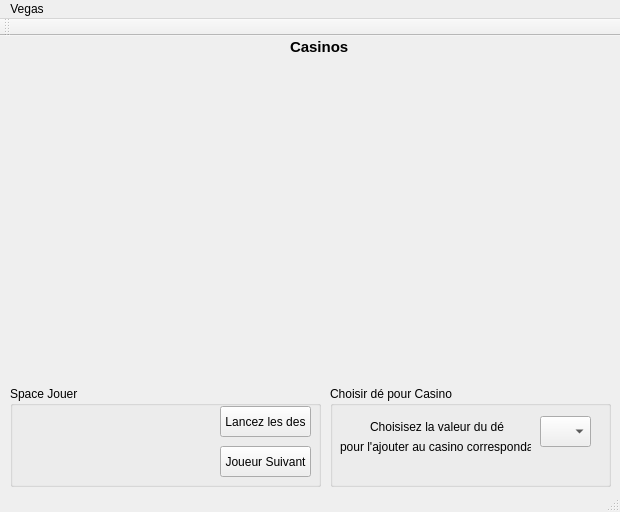
<?xml version="1.0" encoding="UTF-8"?>
<ui version="4.0">
 <class>MainWindow</class>
 <widget class="QMainWindow" name="MainWindow">
  <property name="geometry">
   <rect>
    <x>0</x>
    <y>0</y>
    <width>620</width>
    <height>512</height>
   </rect>
  </property>
  <property name="windowTitle">
   <string>MainWindow</string>
  </property>
  <widget class="QWidget" name="centralWidget">
   <widget class="QWidget" name="verticalLayoutWidget">
    <property name="geometry">
     <rect>
      <x>10</x>
      <y>100</y>
      <width>601</width>
      <height>241</height>
     </rect>
    </property>
    <layout class="QVBoxLayout" name="game_graphics"/>
   </widget>
   <widget class="QGroupBox" name="groupBox">
    <property name="geometry">
     <rect>
      <x>10</x>
      <y>350</y>
      <width>311</width>
      <height>101</height>
     </rect>
    </property>
    <property name="title">
     <string>Space Jouer</string>
    </property>
    <widget class="QPushButton" name="b_throw">
     <property name="geometry">
      <rect>
       <x>210</x>
       <y>20</y>
       <width>91</width>
       <height>31</height>
      </rect>
     </property>
     <property name="text">
      <string>Lancez les des</string>
     </property>
    </widget>
    <widget class="QPushButton" name="b_nextPlayer">
     <property name="geometry">
      <rect>
       <x>210</x>
       <y>60</y>
       <width>91</width>
       <height>31</height>
      </rect>
     </property>
     <property name="text">
      <string>Joueur Suivant</string>
     </property>
    </widget>
    <widget class="QWidget" name="horizontalLayoutWidget">
     <property name="geometry">
      <rect>
       <x>9</x>
       <y>20</y>
       <width>191</width>
       <height>71</height>
      </rect>
     </property>
     <layout class="QHBoxLayout" name="game_player">
      <item>
       <widget class="QLabel" name="l_game">
        <property name="text">
         <string/>
        </property>
       </widget>
      </item>
     </layout>
    </widget>
   </widget>
   <widget class="QGroupBox" name="groupBox_2">
    <property name="enabled">
     <bool>true</bool>
    </property>
    <property name="geometry">
     <rect>
      <x>330</x>
      <y>350</y>
      <width>281</width>
      <height>101</height>
     </rect>
    </property>
    <property name="title">
     <string>Choisir dé pour Casino</string>
    </property>
    <widget class="QLabel" name="label">
     <property name="geometry">
      <rect>
       <x>40</x>
       <y>30</y>
       <width>151</width>
       <height>21</height>
      </rect>
     </property>
     <property name="text">
      <string>Choisisez la valeur du dé</string>
     </property>
    </widget>
    <widget class="QLabel" name="label_2">
     <property name="geometry">
      <rect>
       <x>10</x>
       <y>50</y>
       <width>191</width>
       <height>21</height>
      </rect>
     </property>
     <property name="text">
      <string>pour l'ajouter au casino correspondant</string>
     </property>
    </widget>
    <widget class="QComboBox" name="cb_addCasino">
     <property name="geometry">
      <rect>
       <x>210</x>
       <y>30</y>
       <width>51</width>
       <height>31</height>
      </rect>
     </property>
    </widget>
   </widget>
   <widget class="QLabel" name="label_3">
    <property name="geometry">
     <rect>
      <x>290</x>
      <y>0</y>
      <width>61</width>
      <height>21</height>
     </rect>
    </property>
    <property name="font">
     <font>
      <pointsize>11</pointsize>
      <weight>75</weight>
      <bold>true</bold>
     </font>
    </property>
    <property name="text">
     <string>Casinos</string>
    </property>
   </widget>
   <widget class="QLabel" name="label_4">
    <property name="geometry">
     <rect>
      <x>10</x>
      <y>30</y>
      <width>101</width>
      <height>51</height>
     </rect>
    </property>
    <property name="text">
     <string/>
    </property>
    <property name="pixmap">
     <pixmap resource="dices_img.qrc">:/ressource/v_1.png</pixmap>
    </property>
    <property name="scaledContents">
     <bool>true</bool>
    </property>
   </widget>
   <widget class="QLabel" name="label_5">
    <property name="geometry">
     <rect>
      <x>210</x>
      <y>30</y>
      <width>101</width>
      <height>51</height>
     </rect>
    </property>
    <property name="text">
     <string/>
    </property>
    <property name="pixmap">
     <pixmap resource="dices_img.qrc">:/ressource/v_3.png</pixmap>
    </property>
    <property name="scaledContents">
     <bool>true</bool>
    </property>
   </widget>
   <widget class="QLabel" name="label_6">
    <property name="geometry">
     <rect>
      <x>110</x>
      <y>30</y>
      <width>101</width>
      <height>51</height>
     </rect>
    </property>
    <property name="text">
     <string/>
    </property>
    <property name="pixmap">
     <pixmap resource="dices_img.qrc">:/ressource/v_2.png</pixmap>
    </property>
    <property name="scaledContents">
     <bool>true</bool>
    </property>
   </widget>
   <widget class="QLabel" name="label_7">
    <property name="geometry">
     <rect>
      <x>310</x>
      <y>30</y>
      <width>101</width>
      <height>51</height>
     </rect>
    </property>
    <property name="text">
     <string/>
    </property>
    <property name="pixmap">
     <pixmap resource="dices_img.qrc">:/ressource/v_4.png</pixmap>
    </property>
    <property name="scaledContents">
     <bool>true</bool>
    </property>
   </widget>
   <widget class="QLabel" name="label_8">
    <property name="geometry">
     <rect>
      <x>410</x>
      <y>30</y>
      <width>101</width>
      <height>51</height>
     </rect>
    </property>
    <property name="text">
     <string/>
    </property>
    <property name="pixmap">
     <pixmap resource="dices_img.qrc">:/ressource/v_5.png</pixmap>
    </property>
    <property name="scaledContents">
     <bool>true</bool>
    </property>
   </widget>
   <widget class="QLabel" name="label_9">
    <property name="geometry">
     <rect>
      <x>510</x>
      <y>30</y>
      <width>101</width>
      <height>51</height>
     </rect>
    </property>
    <property name="text">
     <string/>
    </property>
    <property name="pixmap">
     <pixmap resource="dices_img.qrc">:/ressource/v_6.png</pixmap>
    </property>
    <property name="scaledContents">
     <bool>true</bool>
    </property>
   </widget>
  </widget>
  <widget class="QMenuBar" name="menuBar">
   <property name="geometry">
    <rect>
     <x>0</x>
     <y>0</y>
     <width>620</width>
     <height>21</height>
    </rect>
   </property>
   <widget class="QMenu" name="menuVegas">
    <property name="title">
     <string>Vegas</string>
    </property>
    <addaction name="actionNouveau"/>
    <addaction name="actionQuitter"/>
   </widget>
   <addaction name="menuVegas"/>
  </widget>
  <widget class="QToolBar" name="mainToolBar">
   <attribute name="toolBarArea">
    <enum>TopToolBarArea</enum>
   </attribute>
   <attribute name="toolBarBreak">
    <bool>false</bool>
   </attribute>
  </widget>
  <widget class="QStatusBar" name="statusBar"/>
  <action name="actionNouveau">
   <property name="text">
    <string>Nouveau</string>
   </property>
  </action>
  <action name="actionQuitter">
   <property name="text">
    <string>Quitter</string>
   </property>
  </action>
 </widget>
 <layoutdefault spacing="6" margin="11"/>
 <resources>
  <include location="dices_img.qrc"/>
 </resources>
 <connections/>
</ui>
